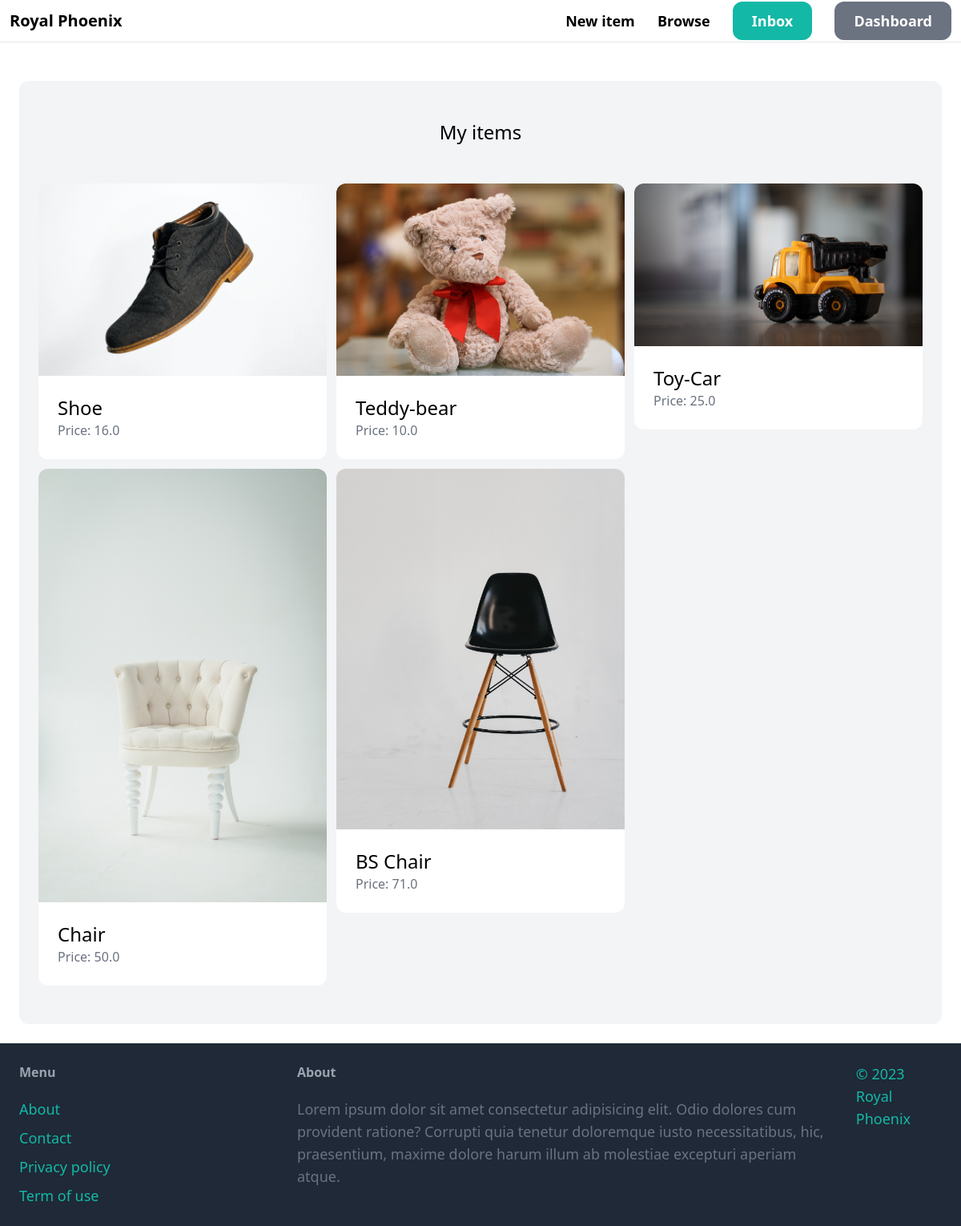
The page /dashboard/ (signed in) on the database its author committed.
### item/models.py (models this page shows, shortened)
class Item(models.Model):
    category = models.ForeignKey(Category, related_name='items', on_delete=models.CASCADE)
    name = models.CharField(max_length=255)
    description = models.TextField(blank=True, null=True)
    price = models.FloatField()
    image = models.ImageField(upload_to='item_images', blank=True, null=True)
    is_sold = models.BooleanField(default=False)
    created_by = models.ForeignKey(User, related_name='items', on_delete=models.CASCADE)
    created_at = models.DateTimeField(auto_now_add=True)

### dashboard/views.py (the view)
# urls.py: path('', views.index, name='index'),
@login_required
def index(request):
    items = Item.objects.filter(created_by=request.user)
    return render(request, 'dashboard/index.html', {
        'items': items,
    })

### templates/dashboard/index.html (shortened to what this page needs)
{% extends 'core/base.html' %}
{% block content %}
    <div class="mt-6 px-6 py-12 bg-gray-100 rounded-xl">
        <h2 class="mb-12 text-2xl text-center">My items</h2>
        <div class="grid grid-cols-3 gap-3">
            {% for item in items %}
                <div>
                    <a href="{% url 'item:detail' item.id %}">
                        <div>
                            <img src="{{ item.image.url }}" class="rounded-t-xl">
                        </div>
                        <div class="p-6 bg-white rounded-b-xl">
                            <h2 class="text-2xl">{{ item.name }}</h2>
                            <p class="text-gray-500">Price: {{ item.price }}</p>
                        </div>
                    </a>
                </div>
            {% endfor %}
        </div>
    </div>
{% endblock %}

### rows shown on the page
Item: image (picture), name "Shoe", price "16.0"
Item: image (picture), name "Teddy-bear", price "10.0"
Item: image (picture), name "Toy-Car", price "25.0"
Item: image (picture), name "Chair", price "50.0"
Item: image (picture), name "BS Chair", price "71.0"
